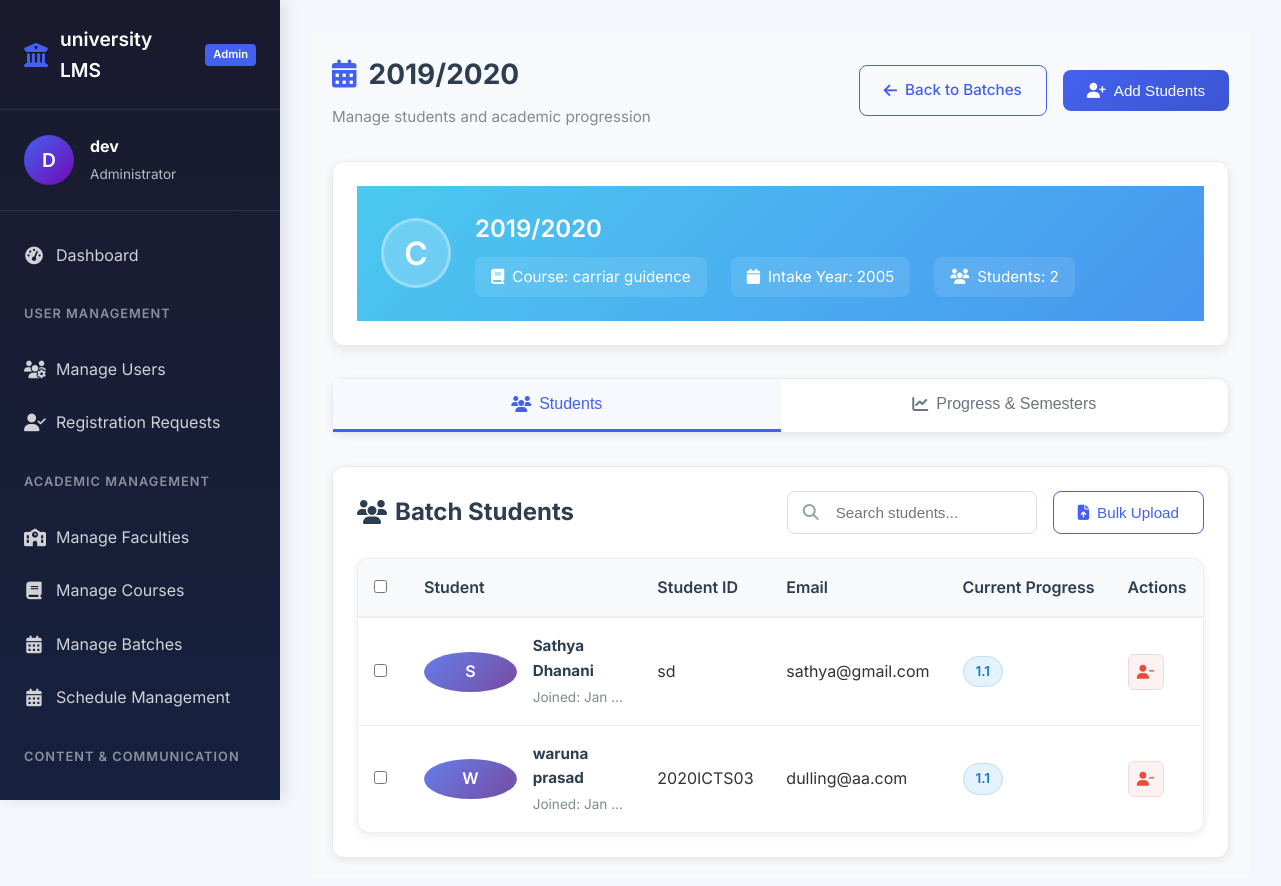
/dashboard/admin/manage_batch/1/ (signed in), run on the app's committed database.
### Users/models.py (models this page shows, shortened)
class User(AbstractUser):
    class Roles(models.TextChoices):
        STUDENT = "student"
        STAFF = "staff"
        ADMIN = "admin"
    role = models.CharField(max_length=20, choices=Roles.choices, default='student')
    last_activity = models.DateTimeField(blank=True, null=True)
    objects = UserManager()
    def __str__(self):
        return super().__str__()

class Student(models.Model):
    name = models.CharField(max_length=20)
    faculty_name = models.ForeignKey(Faculty,on_delete=models.CASCADE, null=True)
    department_name = models.ForeignKey(Department,on_delete=models.CASCADE, null=True)
    username = models.OneToOneField(User,on_delete=models.CASCADE, null=True)
    batch = models.ForeignKey(Batch,on_delete=models.SET_NULL,null=True)

### university/models.py (models this page shows, shortened)
class Batch(models.Model):
    course = models.ForeignKey(Course,on_delete=models.CASCADE, related_name='batches')
    progression_year = models.DecimalField(max_digits=2,decimal_places=1,default=1.1)
    intake_year = models.PositiveIntegerField(null=True)
    name = models.CharField(max_length=50,null=True)
    is_active =models.BooleanField(null=True)
    class Meta:
        unique_together = ('course' , 'intake_year')

class Course(models.Model):
    department = models.ForeignKey(Department, on_delete=models.CASCADE,related_name='courses')
    code = models.CharField(max_length=20)
    name = models.CharField(max_length=50)
    duration_years = models.PositiveSmallIntegerField()
    description = models.CharField(max_length=100,null=True)

### university/views.py (the view)
# urls.py: path('admin/manage_batch/<int:id>/',university_views.manage_batch,name='manage_batch'),
@login_required(login_url='Users:login')
def manage_batch(request,id:int):
    if request.user.is_staff == 0:
        return redirect('dashboard:route')
    context = {}
    context['batch'] = get_object_or_404(university_models.Batch,id=id)
    context['students'] = user_models.Student.objects.filter(batch=id)
    context['all_students'] = user_models.Student.objects.filter(department_name=context['batch'].course.department).exclude(batch=context['batch'])
    return render(request,'dashboard/admin/manage_batch.html',context)

### config/config.py (called while the page is built)
def sync_setting():
    global _settings_cache, _last_update
    from .models import SystemSettings
    last_update = SystemSettings.objects.filter(pk=1).values_list("last_update", flat=True).first()
    if not last_update:
        load_settings()
        return
    if last_update == _last_update:
        return
    row = _get_row()
    with _lock:
        _settings_cache = dict(row.settings or {})
        _last_update = row.last_update

def get_setting(key: str):
    if not _settings_cache:
        load_settings()
    if key in _settings_cache:
        return _settings_cache[key]
    if key in SETTINGS_SCHEMA:
        load_schema()
        return _settings_cache[key]
    raise KeyError(f"System setting '{key}' does not exist")

### config/context_processors.py (called while the page is built)
def vle_settings(request):
    return {
        'settings':{
            key:get_setting(key) for key in SETTINGS_SCHEMA
        }
    }

### config/metrics.py (called while the page is built)
def get_system_up_time()->int:
    global SYSTEM_UP_TIME
    if SYSTEM_UP_TIME is None:
        SYSTEM_UP_TIME = time.time()
        return 0
    return time.time()-SYSTEM_UP_TIME

### dashboard/templates/dashboard/admin/manage_batch.html (shortened to what this page needs)
{% extends "main.html" %}
{% block navigation %}
    {% include "admin_navigation.html" %}
{% endblock %}
{% block body %}
<div class="batch-detail-management" data-batch-id="{{ batch.id }}">
    <div class="page-header">
        <div class="header-left">
            <h1 class="page-title">
                <i class="fas fa-calendar-alt"></i> {{ batch.name }}
            </h1>
            <p class="page-subtitle">
                Manage students and academic progression
            </p>
        </div>
        <div class="header-actions">
            <a href="{% url 'dashboard:manage_batches' %}" class="btn btn-outline">
                <i class="fas fa-arrow-left"></i> Back to Batches
            </a>
            <button class="btn btn-primary" onclick="openAddStudentsModal()">
                <i class="fas fa-user-plus"></i> Add Students
            </button>
        </div>
    </div>
    <div class="batch-info-card card">
        <div class="batch-header-info">
            <div class="batch-avatar">{{ batch.course.name|first|upper }}</div>
            <div class="batch-details">
                <h2>{{ batch.name }}</h2>
                <div class="batch-meta">
                    <span class="meta-item">
                        <i class="fas fa-book"></i>
                        Course: {{ batch.course.name|default:"Not Assigned" }}
                    </span>
                    <span class="meta-item">
                        <i class="fas fa-calendar"></i>
                        Intake Year: {{ batch.intake_year }}
                    </span>
                    <span class="meta-item">
                        <i class="fas fa-users"></i>
                        Students: {{ students|length }}
                    </span>
                </div>
            </div>
        </div>
    </div>
    <div class="tabs-container">
        <div class="tabs">
            <button class="tab-btn active" data-tab="students-tab">
                <i class="fas fa-users"></i> Students
            </button>
            <button class="tab-btn" data-tab="progress-tab">
                <i class="fas fa-chart-line"></i> Progress & Semesters
            </button>
        </div>
    </div>
    <div class="tab-content active" id="students-tab">
        <div class="students-management">
            <div class="section-header">
                <h2>
                    <i class="fas fa-users"></i> Batch Students
                </h2>
                <div class="student-actions">
                    <div class="search-box">
                        <i class="fas fa-search"></i>
                        <input type="text" id="searchStudent" placeholder="Search students...">
                    </div>
                    <button class="btn btn-outline" onclick="openCSVUploadModal()">
                        <i class="fas fa-file-upload"></i> Bulk Upload
                    </button>
                </div>
            </div>
            {% if students %}
            <div class="students-table">
                <div class="table-container">
                    <table>
                        <thead>
                            <tr>
                                <th width="50">
                                    <input type="checkbox" id="selectAll" onchange="toggleSelectAll(this)">
                                </th>
                                <th>Student</th>
                                <th>Student ID</th>
                                <th>Email</th>
                                <th>Current Progress</th>
                                <th>Actions</th>
                            </tr>
                        </thead>
                        <tbody>
                            {% for student in students %}
                            <tr data-student-id="{{ student.id }}" data-progress="{{ student.progress_year|default:'1.1' }}">
                                <td>
                                    <input type="checkbox" class="student-checkbox" value="{{ student.id }}">
                                </td>
                                <td>
                                    <div class="student-info-cell">
                                        <div class="student-avatar">
                                            {{ student.name|first|upper }}
                                        </div>
                                        <div>
                                            <strong>{{ student.name }}</strong>
                                            <small>Joined: {{ student.username.date_joined|date:"M d, Y"|default:"N/A" }}</small>
                                        </div>
                                    </div>
                                </td>
                                <td>{{ student.username|default:"-" }}</td>
                                <td>{{ student.username.email|default:"-" }}</td>
                                <td>
                                    <span class="progress-badge" data-progress="{{ student.progress_year|default:'1.1' }}">
                                        {{ student.progress_year|default:"1.1" }}
                                    </span>
                                </td>
                                <td>
                                    <div class="action-buttons">
                                        <button class="btn btn-sm btn-danger" onclick="removeStudent({{ student.id }}, '{{ student.name }}')" title="Remove from Batch">
                                            <i class="fas fa-user-minus"></i>
                                        </button>
                                    </div>
                                </td>
                            </tr>
                            {% endfor %}
                        </tbody>
                    </table>
                </div>
            </div>
            {% endif %}
        </div>
    </div>
</div>
{% endblock %}

### templates/admin_navigation.html (shortened to what this page needs)
<aside class="sidebar">
    <div class="sidebar-header">
        <div class="logo">
            <i class="fas fa-university"></i>
            <span class="logo-text" id="systemName">{{ settings.SYSTEM_NAME|default:"University VLE" }}</span>
            <span class="logo-badge">Admin</span>
        </div>
    </div>
    <div class="user-profile">
        <div class="user-avatar">
            {{ request.user.username|first|upper }}
        </div>
        <div class="user-info">
            <h4>{{ request.user.username }}</h4>
            <p>Administrator</p>
        </div>
    </div>
    <nav class="sidebar-nav">
        <ul class="nav-menu">
            <li class="nav-item active">
                <a href="{% url 'dashboard:admin' %}" class="nav-link">
                    <i class="fas fa-tachometer-alt"></i>
                    <span>Dashboard</span>
                </a>
            </li>
            <li class="nav-section">User Management</li>
            <li class="nav-item">
                <a href="{% url 'dashboard:manage_users' %}" class="nav-link">
                    <i class="fas fa-users-cog"></i>
                    <span>Manage Users</span>
                </a>
            </li>
            <li class="nav-item">
                <a href="{% url 'dashboard:manage_requests' %}" class="nav-link">
                    <i class="fas fa-user-check"></i>
                    <span>Registration Requests</span>
                </a>
            </li>
            <li class="nav-section">Academic Management</li>
            <li class="nav-item">
                <a href="{% url 'dashboard:manage_faculties' %}" class="nav-link">
                    <i class="fas fa-school"></i>
                    <span>Manage Faculties</span>
                </a>
            </li>
            <li class="nav-item">
                <a href="{% url 'dashboard:manage_courses' %}" class="nav-link">
                    <i class="fas fa-book"></i>
                    <span>Manage Courses</span>
                </a>
            </li>
            <li class="nav-item">
                <a href="{% url 'dashboard:manage_batches' %}" class="nav-link">
                    <i class="fas fa-calendar-alt"></i>
                    <span>Manage Batches</span>
                </a>
            </li>
            <li class="nav-item">
                <a href="{% url 'dashboard:manage_shedules' %}" class="nav-link">
                    <i class="fas fa-calendar-alt"></i>
                    <span>Schedule Management</span>
                </a>
            </li>
            <li class="nav-section">Content & Communication</li>
            <li class="nav-item">
                <a href="{% url 'dashboard:post_annousment' %}" class="nav-link">
                </a>
            </li>
        </ul>
    </nav>
</aside>

### templates/main.html (style rules this page uses)
:root { --primary: #4361ee; --primary-dark: #3a56d4; --primary-light: #eef2ff; --secondary: #7209b7; --secondary-light: #f3e8ff; --accent: #f72585; --success: #4cc9f0; --success-dark: #00b4d8; --warning: #f8961e; --danger: #f94144; --dark: #1a1a2e; --light: #f8f9fa; --gray: #6c757d; --gray-light: #e9ecef; --border-radius: 12px; --box-shadow: 0 8px 30px rgba(0, 0, 0, 0.08); --transition: all 0.3s cubic-bezier(0.4, 0, 0.2, 1); }
* { margin: 0; padding: 0; box-sizing: border-box; }
body { font-family: 'Inter', sans-serif; background-color: #f5f7ff; color: #333; line-height: 1.6; min-height: 100vh; }
.page-title { font-size: 2rem; font-weight: 700; color: var(--dark); margin-bottom: 1.5rem; display: flex; align-items: center; gap: 12px; }
.page-title i { color: var(--primary); }
.page-subtitle { color: var(--gray); font-size: 1.1rem; margin-bottom: 2rem; max-width: 800px; }
.card { background: white; border-radius: var(--border-radius); padding: 1.5rem; box-shadow: var(--box-shadow); transition: var(--transition); margin-bottom: 1.5rem; border: 1px solid #eef2ff; }
.btn { padding: 10px 20px; border-radius: 8px; font-weight: 600; font-size: 0.95rem; border: none; cursor: pointer; transition: var(--transition); display: inline-flex; align-items: center; gap: 8px; text-decoration: none; }
.btn-primary { background: var(--primary); color: white; }
.btn-danger { background: var(--danger); color: white; }
.btn-outline { background: transparent; border: 2px solid var(--primary); color: var(--primary); }
.btn-sm { padding: 6px 12px; font-size: 0.85rem; }
.table-container { overflow-x: auto; border-radius: var(--border-radius); background: white; box-shadow: var(--box-shadow); }

### templates/admin_navigation.html (style rules this page uses)
.sidebar { width: 280px; background: linear-gradient(180deg, #1a1a2e 0%, #16213e 100%); color: white; position: fixed; height: 100vh; overflow-y: auto; transition: var(--transition); z-index: 100; box-shadow: 5px 0 15px rgba(0, 0, 0, 0.1); }
.sidebar-header { padding: 1.5rem; border-bottom: 1px solid rgba(255, 255, 255, 0.1); display: flex; justify-content: space-between; align-items: center; }
.logo { display: flex; align-items: center; gap: 12px; font-size: 1.2rem; font-weight: 600; }
.logo i { font-size: 1.5rem; color: var(--primary); }
.logo-text { color: white; }
.logo-badge { background: var(--primary); color: white; padding: 2px 8px; border-radius: 4px; font-size: 0.7rem; font-weight: 600; }
.user-profile { padding: 1.5rem; display: flex; align-items: center; gap: 1rem; border-bottom: 1px solid rgba(255, 255, 255, 0.1); }
.user-avatar { width: 50px; height: 50px; border-radius: 50%; background: linear-gradient(135deg, var(--primary), var(--secondary)); display: flex; align-items: center; justify-content: center; font-size: 1.2rem; font-weight: 600; color: white; }
.user-info h4 { font-size: 1rem; margin-bottom: 0.25rem; color: white; }
.user-info p { font-size: 0.85rem; color: rgba(255, 255, 255, 0.7); }
.sidebar-nav { padding: 1rem 0; }
.nav-menu { list-style: none; }
.nav-section { padding: 1rem 1.5rem; font-size: 0.8rem; text-transform: uppercase; letter-spacing: 1px; color: rgba(255, 255, 255, 0.5); font-weight: 600; margin-top: 0.5rem; }
.nav-item { margin: 0.25rem 0; }
.nav-link { display: flex; align-items: center; gap: 12px; padding: 0.75rem 1.5rem; color: rgba(255, 255, 255, 0.8); text-decoration: none; transition: var(--transition); position: relative; }
.nav-link i { width: 20px; text-align: center; font-size: 1.1rem; }

### data on the page
User: user.username|first "D", user.username "dev"
Batch: name "2019/2020", course.name|first "C", course.name "carriar guidence", intake_year "2005"
Student: name|first "S", name "Sathya Dhanani", username.date_joined "Jan…", username "sd", username.email "sathya@gmail.com", progress_year "1.1"
Student: name|first "W", name "waruna prasad", username.date_joined "Jan…", username "2020ICTS03", username.email "dulling@aa.com", progress_year "1.1"

### other printed values
{{ settings.SYSTEM_NAME|default:"University VLE" }} "university LMS"
{{ students|length }} "2"
